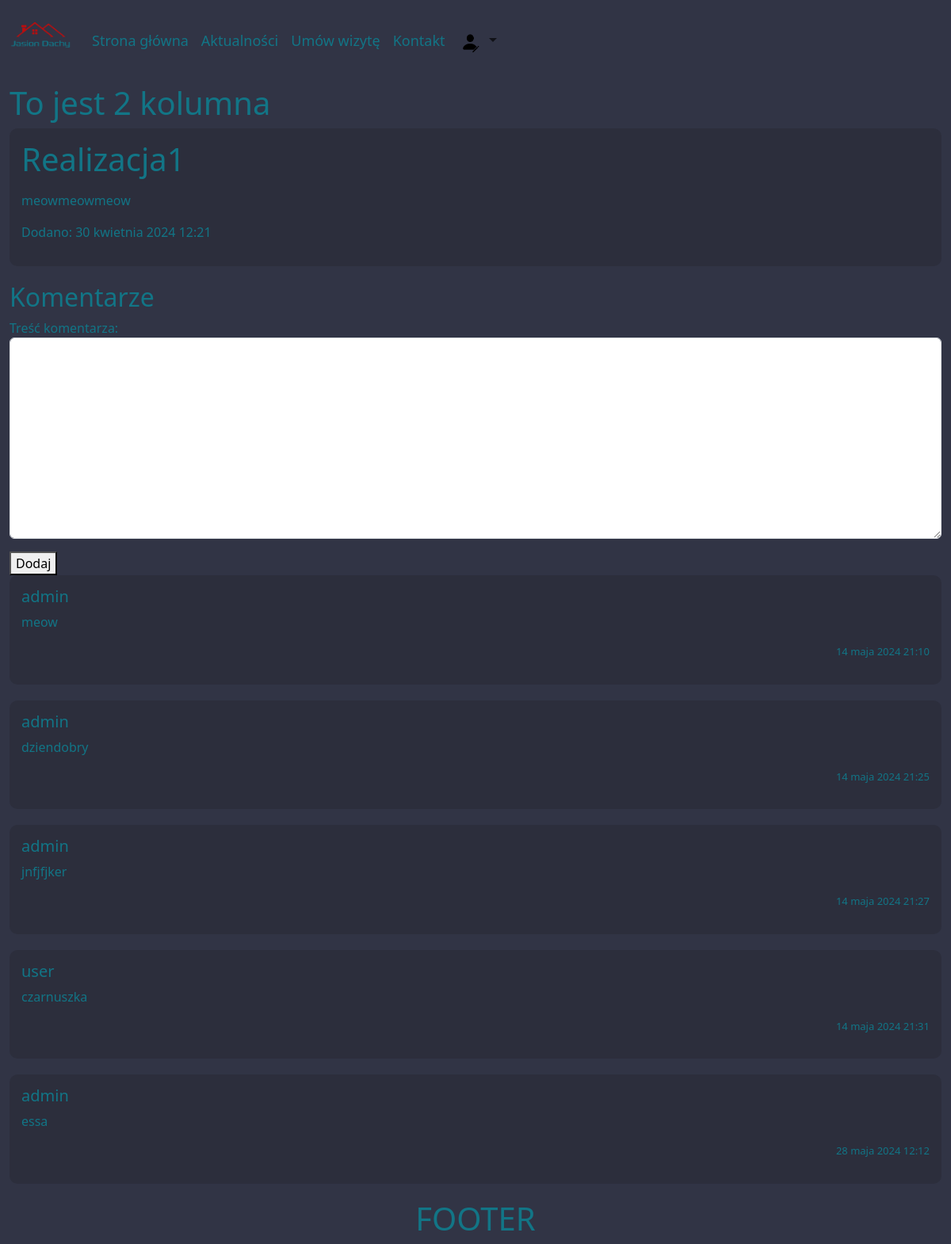
The app's page /blog/1/ (signed in), older data.
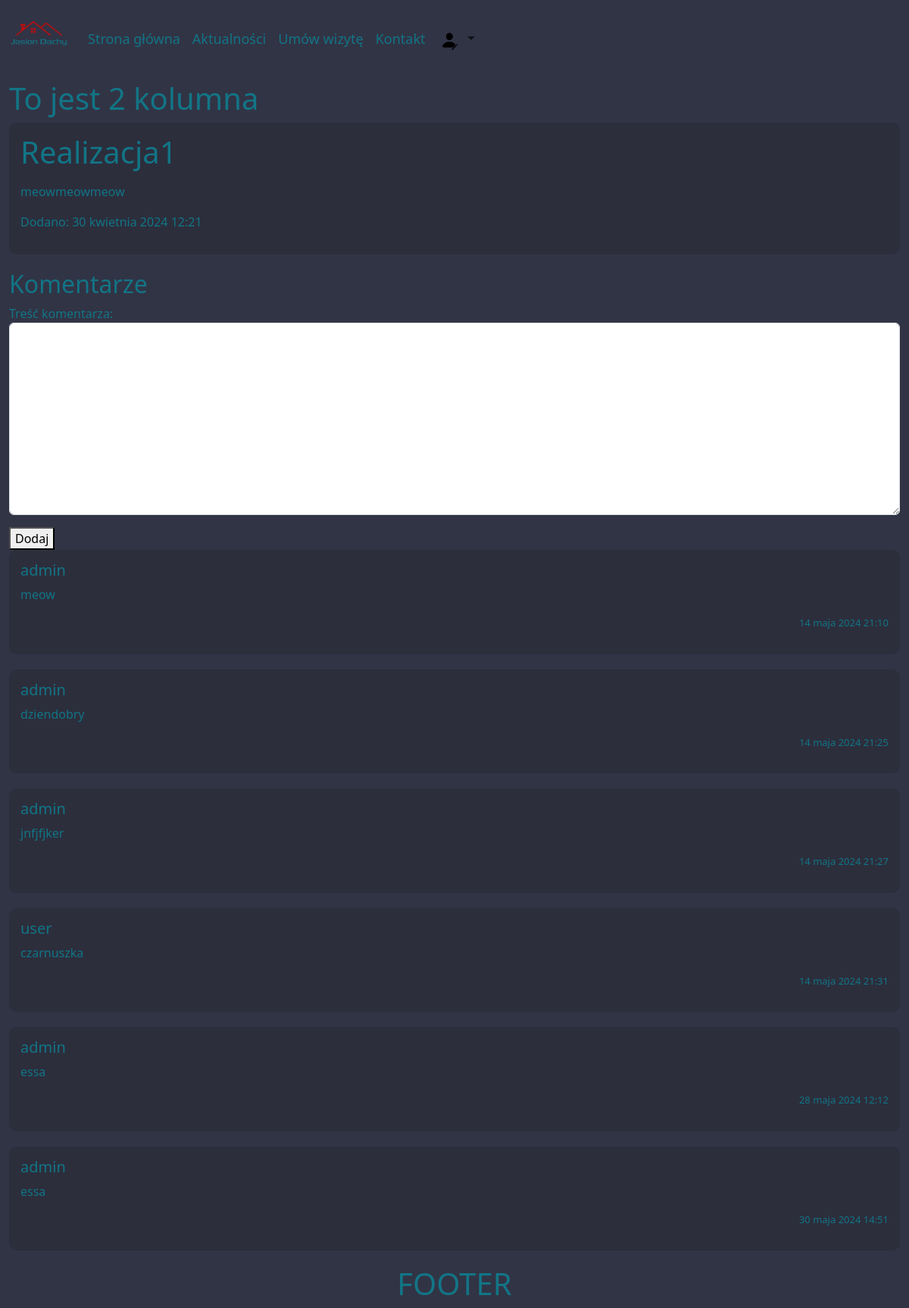
The same page, newer data.
### mainapp/models.py (models this page shows, shortened)
class Realization(models.Model):
    title = models.CharField(max_length=100, verbose_name="Tytuł")
    content = models.CharField(max_length=500, verbose_name="Opis")
    date = models.DateTimeField(default=timezone.now(), verbose_name="Data dodania")
    class Meta:
        verbose_name_plural = "Realizacje"

class Comment(models.Model):
    realization = models.ForeignKey(Realization, on_delete=models.CASCADE, verbose_name="Realizacja")
    author = models.ForeignKey(User, on_delete=models.CASCADE, verbose_name='Autor komentarza')
    content = models.CharField(max_length=200, verbose_name='Treść komentarza')
    date = models.DateTimeField(default=timezone.now, verbose_name='Data')
    class Meta:
        verbose_name_plural = "Komentarze"

### mainapp/views.py (the view)
# urls.py: path('blog/<int:entry_id>/', views.detail, name='detail'),
@login_required
@require_http_methods(["GET", "POST"])
def detail(request, entry_id):
    try:
        entry = get_object_or_404(Realization, pk=entry_id)
        comments = Comment.objects.filter(realization=entry)
        if request.method == 'POST':
            comment_form = CommentForm(request.POST)
            if comment_form.is_valid():
                comment = comment_form.save(commit=False)
                comment.author = request.user
                comment.realization = entry
                comment.save()
                logger.info(f"Nowy komentarz dodany przez {request.user} do realizacji {entry_id}")
                return redirect('mainapp:detail', entry_id=entry.id)
        else:
            comment_form = CommentForm()
        context = {'entry': entry, 'comments': comments, 'comment_form': comment_form}
        logger.debug(f"Widok szczegółowy dla realizacji {entry_id}")
        return render(request, 'mainapp/detail.html', context)
    except Realization.DoesNotExist:
        logger.error(f"Realizacja o id {entry_id} nie istnieje")
        raise Http404("Podany wpis nie istnieje")
    except Exception as e:
        logger.error(f"Błąd w widoku szczegółowym dla realizacji {entry_id}: {e}")
        return render(request, 'mainapp/error.html', {'error': str(e)})

### mainapp/forms.py
class CommentForm(forms.ModelForm):
    class Meta:
        model = Comment
        fields = ['content']
        widgets = {
            'content': forms.Textarea(attrs={'class': 'form-control'})
        }

### mainapp/templates/mainapp/detail.html (shortened to what this page needs)
{% extends 'mainapp/base.html' %}
{% block content %}
    <article>
    <h1>{{ entry.title }}</h1>
    <p>{{ entry.content|linebreaks }}</p>
    <p>Dodano: {{ entry.date }}</p>
    </article>
    <h2>Komentarze</h2>
    <form action="{% url 'mainapp:detail' entry.id %}" method="post">
        {{ comment_form.as_p }}
        <button name="submit">Dodaj</button>
    </form>
        {% for comment in comments %}
            <article>
                <h5>{{ comment.author }}</h5>
                <p>{{ comment.content }}</p>
                <p style="font-size: small; text-align:right;">{{ comment.date }}</p>
            </article>
        {% empty %}
            Brak komentarzy, napisz pierwszy!
        {% endfor %}
{% endblock content %}

### mainapp/templates/mainapp/base.html (shortened to what this page needs)
<!doctype html>
<html lang="PL-pl">
<head>
        {% load django_bootstrap5 %}
        {% bootstrap_css %}
        {% load static %}
</head>
<body>
    <div class = "container-fluid">
        <div class = "row" style="font-size: large;">
            <div class="col-12">
               <nav class="navbar navbar-expand-lg justify-content-center">
                     <a class="navbar-brand" href="{% url 'budowlanka_project:index' %}"><img class="img-responsive rounded-circle" src="{% static 'mainapp/logo.jpg' %}" alt="Logo" style="max-height: 80px;"></a>
                    <div class="collapse navbar-collapse" id="navbarNav">
                        <ul class="navbar-nav ">
                            <li class="nav-item active"><a class="nav-link text-blue" href="{% url 'budowlanka_project:index' %}">Strona główna</a></li>
                            <li class="nav-item"><a class="nav-link text-blue" href="{% url 'budowlanka_project:blog' %}">Aktualności</a></li>
                            <li class="nav-item"><a class="nav-link text-blue" href="{% url 'budowlanka_project:appointment' %}">Umów wizytę</a></li>
                            <li class="nav-item"><a class="nav-link text-blue" href="{% url 'budowlanka_project:contact' %}">Kontakt</a></li>
                            <li class="nav-item dropdown">
                                <a class="nav-link dropdown-toggle" href="#" id="navbarDropdown" role="button" data-toggle="dropdown" aria-haspopup="true" aria-expanded="false">
                                    <img src="{% static 'mainapp/rejestracja.png' %}" alt="Ikona" style="max-height: 30px;">
                                </a>
                                </li>
                        </ul>
                    </div>
                </nav>
            </div>
        </div>
        </div>
        <div class = "container-fluid container-md-8">
            <div class="row">
                <div class="col-xxl-4 order-xxl-last col-md-12 order-md-first">
                    <h1>To jest 2 kolumna</h1>
                </div>
                <div class="col-xxl-8 order-xxl-first col-md-12 order-md-last">
                    {% block content %}{% endblock content %}
                </div>
            </div>
         <div class="row">
            <h1 class="col text-center">FOOTER</h1>
         </div>
    </div>
    </body>
</html>

### mainapp/templates/mainapp/base.html (style rules this page uses)
div,h1 { #border: 1px red solid; }
a { #border: 3px green solid; #border-radius: 5px; #padding: 5px; #font-size: 15pt; color: #127586; }
.text-blue,p { color: #127586; #background-color: #313445; }
body { background-color: #313445; color: #127586; }
article { background-color: #2c2e3c; border-radius: 10px; padding: 15px; margin-bottom: 20px; }

Row changes from the older to the newer data that the page shows:
added Comment: author "admin", content "essa", date "30 maja 2024 14:51"
